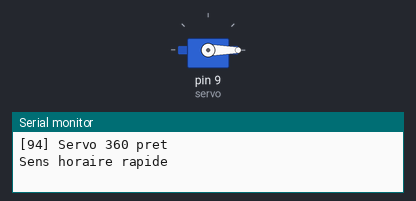
Bench run of a sketch on a simulated Arduino Uno, built with avr-gcc and run on an emulated ATmega328P. Parts: servo, the last lines printed to the serial monitor.

Above: at 0.05 s.
At 3.05 s:
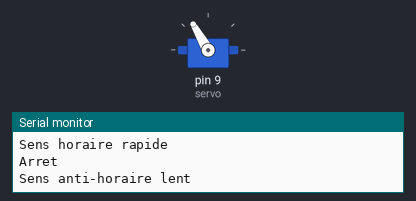
At 6.0 s:
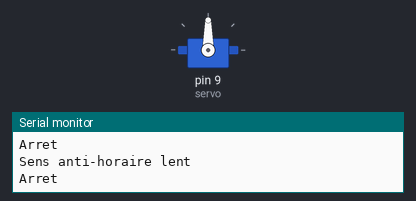
Timing chart, 0 to 7.8 s (numbered marks = the images above):
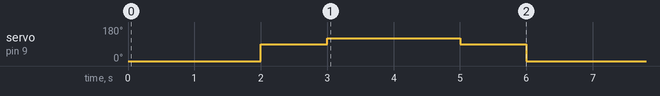

Measured:
- by itself, servo on pin 9 (servo): repeats every 6.0 s: 120° 2.0 s, 90° 1.0 s, 0° 2.0 s, 90° 1.0 s

The sketch:

94_Servo_360.ino
```cpp
/*
 * =====================================================================
 *  Arduino Lab Nexus v6.1.0 STABLE  -  Servo rotation continue
 * =====================================================================
 *  Explication : Commande la vitesse et le sens d'un servo à rotation continue 360°.
 *  Carte       : Arduino UNO / Nano (ATmega328P) - compatible Mega
 *  Moniteur    : 9600 bauds
 *
 *  Câblage :
 *   Arduino 5V     -> Servo VCC (rouge)
 *   Arduino GND    -> Servo GND (marron)
 *   Arduino D9     -> Servo signal (orange)
 *
 *  Bibliothèques requises (arduino-cli lib install "...") : Servo
 * =====================================================================
 */
// @libs: Servo

#include <Servo.h>

Servo servo;
// 90 = arrêt, 0 = pleine vitesse un sens, 180 = pleine vitesse autre sens
const int ARRET = 90;

void setup() {
  servo.attach(9);
  servo.write(ARRET);
  Serial.begin(9600);
  Serial.println(F("[94] Servo 360 pret"));
}

void loop() {
  Serial.println(F("Sens horaire rapide"));
  servo.write(0);    delay(2000);
  Serial.println(F("Arret"));
  servo.write(ARRET); delay(1000);
  Serial.println(F("Sens anti-horaire lent"));
  servo.write(120);  delay(2000);
  Serial.println(F("Arret"));
  servo.write(ARRET); delay(1000);
}
```
